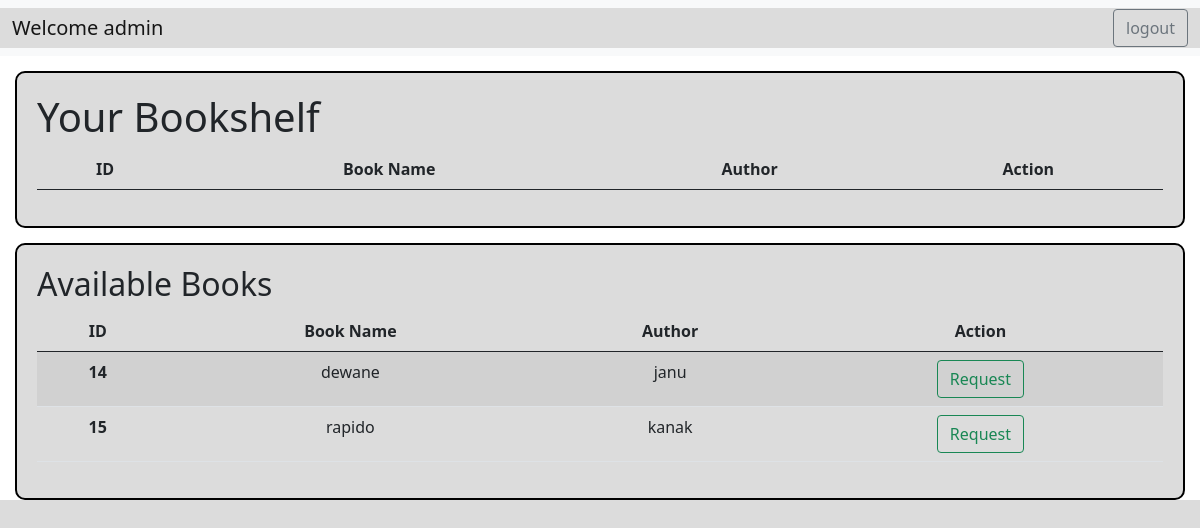
/user_dashboard/2, run on the app's committed database.
### application/models.py (models this page shows)
class User(db.Model):
    id = db.Column(db.Integer, primary_key = True)
    email = db.Column(db.String(),unique = True, nullable = False)
    username = db.Column(db.String(), unique = True, nullable = False)
    password = db.Column (db.String(), nullable = False)
    type = db.Column (db.String(),default ="general")
    ebooks = db.relationship('Ebook', backref = 'bearer')

class Ebook(db.Model):
    id = db.Column(db.Integer, primary_key = True)
    b_name = db.Column(db.String(), nullable = False)
    author = db.Column(db.String(), nullable = False)
    b_url = db.Column(db.String(), nullable = True)
    status = db.Column(db.String(), default = "Available")
    user_id = db.Column(db.Integer, db.ForeignKey('user.id'), nullable = True)

### application/controllers.py (the view)
@app.route("/user_dashboard/<int:user_id>", methods=["GET"])
def user_dashboard(user_id):
    this_user = User.query.filter_by(id=int(user_id)).first()
    e_books = Ebook.query.filter_by(status="Available").all()
    g_books = Ebook.query.filter_by(status="Granted",user_id = int(user_id)).all()
    return render_template("user_dashboard.html", user=this_user, e_books=e_books, g_books=g_books)

### templates/user_dashboard.html (shortened to what this page needs)
<!DOCTYPE html>
<html lang="en">
<head>
    <link href="https://cdn.jsdelivr.net/npm/bootstrap@5.0.2/dist/css/bootstrap.min.css" rel="stylesheet"
>
    <link rel="stylesheet" href="../static/style.css">
</head>
<body>
    <div class="sign_in">
        <nav class="navbar navbar-expand-lg navbar-light bg-light">
            <div class="container-fluid">
                <a class="navbar-brand" href="#">Welcome {{user.username}}</a>
                <div class="d-flex">
                    <a class="btn btn-outline-secondary" href="/login">logout</a>
                </div>
            </div>
        </nav>
    </div>
    <div class=" inshelf content_main">
        <h1> Your Bookshelf </h1>
        <div id="content">
            <table class="table table-striped table-hover">
                <thead>
                    <tr>
                        <th scope="col">ID</th>
                        <th scope="col">Book Name</th>
                        <th scope="col">Author</th>
                        <th scope="col">Action</th>
                    </tr>
                </thead>
            </table>
        </div>
    </div>
    <div class="requested content_main">
        <h2> Available Books</h2>
        <div id="content">
            <table class="table table-striped table-hover">
                <thead>
                    <tr>
                        <th scope="col">ID</th>
                        <th scope="col">Book Name</th>
                        <th scope="col">Author</th>
                        <th scope="col">Action</th>
                    </tr>
                </thead>
                <tbody>
                    {% for book in e_books %}
                    <tr>
                        <th scope="row">{{book.id}}</th>
                        <td>{{book.b_name}}</td>
                        <td>{{book.author}}</td>
                        <td>
                            <a href="{{ url_for('request_book', user_id=user.id, book_id=book.id) }}" class="btn btn-outline-success">Request </a>
                        </td>
                    </tr>
                    {% endfor %}
                </tbody>
            </table>
        </div>
    </div>
</body>
</html>

### static/style.css (style rules this page uses)
* { margin: 0px; padding: 0px; background-color: gainsboro; }
.content_main { border: 2px solid black; border-radius: 10px; margin: 15px; padding: 20px; }
#content { text-align: center; }

### data on the page
User: username "admin"
Ebook: id "14", b_name "dewane", author "janu"
Ebook: id "15", b_name "rapido", author "kanak"
